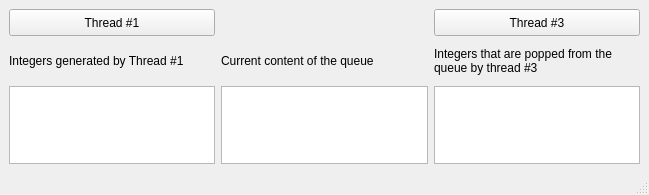
<?xml version="1.0" encoding="UTF-8"?>
<ui version="4.0">
 <class>MainWindow</class>
 <widget class="QMainWindow" name="MainWindow">
  <property name="geometry">
   <rect>
    <x>0</x>
    <y>0</y>
    <width>649</width>
    <height>195</height>
   </rect>
  </property>
  <property name="windowTitle">
   <string>MainWindow</string>
  </property>
  <widget class="QWidget" name="centralwidget">
   <layout class="QGridLayout" name="gridLayout">
    <item row="0" column="0">
     <widget class="QPushButton" name="button1">
      <property name="minimumSize">
       <size>
        <width>202</width>
        <height>27</height>
       </size>
      </property>
      <property name="maximumSize">
       <size>
        <width>16777215</width>
        <height>27</height>
       </size>
      </property>
      <property name="text">
       <string>Thread #1</string>
      </property>
      <property name="checkable">
       <bool>true</bool>
      </property>
     </widget>
    </item>
    <item row="0" column="2">
     <widget class="QPushButton" name="button2">
      <property name="minimumSize">
       <size>
        <width>202</width>
        <height>27</height>
       </size>
      </property>
      <property name="maximumSize">
       <size>
        <width>16777215</width>
        <height>27</height>
       </size>
      </property>
      <property name="text">
       <string>Thread #3</string>
      </property>
      <property name="checkable">
       <bool>true</bool>
      </property>
     </widget>
    </item>
    <item row="1" column="0">
     <widget class="QLabel" name="label">
      <property name="minimumSize">
       <size>
        <width>202</width>
        <height>38</height>
       </size>
      </property>
      <property name="text">
       <string>Integers generated by Thread #1</string>
      </property>
     </widget>
    </item>
    <item row="1" column="1">
     <widget class="QLabel" name="label_2">
      <property name="minimumSize">
       <size>
        <width>202</width>
        <height>38</height>
       </size>
      </property>
      <property name="text">
       <string>Current content of the queue</string>
      </property>
     </widget>
    </item>
    <item row="1" column="2">
     <widget class="QLabel" name="label_3">
      <property name="minimumSize">
       <size>
        <width>202</width>
        <height>38</height>
       </size>
      </property>
      <property name="text">
       <string>Integers that are popped from the queue by thread #3</string>
      </property>
      <property name="wordWrap">
       <bool>true</bool>
      </property>
     </widget>
    </item>
    <item row="2" column="0">
     <widget class="QListWidget" name="listWidget1">
      <property name="minimumSize">
       <size>
        <width>202</width>
        <height>48</height>
       </size>
      </property>
     </widget>
    </item>
    <item row="2" column="1">
     <widget class="QListWidget" name="listWidget2">
      <property name="minimumSize">
       <size>
        <width>202</width>
        <height>48</height>
       </size>
      </property>
     </widget>
    </item>
    <item row="2" column="2">
     <widget class="QListWidget" name="listWidget3">
      <property name="minimumSize">
       <size>
        <width>202</width>
        <height>48</height>
       </size>
      </property>
     </widget>
    </item>
   </layout>
  </widget>
  <widget class="QMenuBar" name="menubar">
   <property name="geometry">
    <rect>
     <x>0</x>
     <y>0</y>
     <width>649</width>
     <height>24</height>
    </rect>
   </property>
  </widget>
  <widget class="QStatusBar" name="statusbar"/>
 </widget>
 <resources/>
 <connections/>
</ui>
